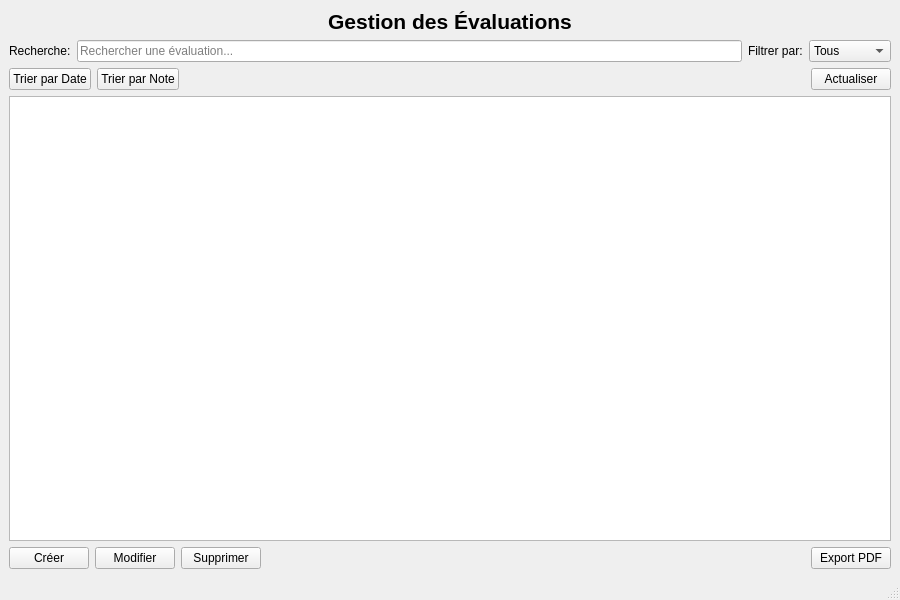
<?xml version="1.0" encoding="UTF-8"?>
<ui version="4.0">
 <class>EvaluationListWindow</class>
 <widget class="QMainWindow" name="EvaluationListWindow">
  <property name="geometry">
   <rect>
    <x>0</x>
    <y>0</y>
    <width>900</width>
    <height>600</height>
   </rect>
  </property>
  <property name="windowTitle">
   <string>Liste des Évaluations</string>
  </property>
  <widget class="QWidget" name="centralwidget">
   <layout class="QVBoxLayout" name="verticalLayout">
    <item>
     <widget class="QLabel" name="lblTitle">
      <property name="text">
       <string>Gestion des Évaluations</string>
      </property>
      <property name="alignment">
       <set>Qt::AlignCenter</set>
      </property>
      <property name="font">
       <font>
        <pointsize>16</pointsize>
        <weight>75</weight>
        <bold>true</bold>
       </font>
      </property>
     </widget>
    </item>
    <item>
     <layout class="QHBoxLayout" name="horizontalLayoutSearch">
      <item>
       <widget class="QLabel" name="lblSearch">
        <property name="text">
         <string>Recherche:</string>
        </property>
       </widget>
      </item>
      <item>
       <widget class="QLineEdit" name="lineEditSearch">
        <property name="placeholderText">
         <string>Rechercher une évaluation...</string>
        </property>
       </widget>
      </item>
      <item>
       <widget class="QLabel" name="lblFilter">
        <property name="text">
         <string>Filtrer par:</string>
        </property>
       </widget>
      </item>
      <item>
       <widget class="QComboBox" name="comboBoxFilter">
        <item>
         <property name="text">
          <string>Tous</string>
         </property>
        </item>
        <item>
         <property name="text">
          <string>En cours</string>
         </property>
        </item>
        <item>
         <property name="text">
          <string>Terminée</string>
         </property>
        </item>
       </widget>
      </item>
     </layout>
    </item>
    <item>
     <layout class="QHBoxLayout" name="horizontalLayoutSort">
      <item>
       <widget class="QPushButton" name="btnSortDate">
        <property name="text">
         <string>Trier par Date</string>
        </property>
       </widget>
      </item>
      <item>
       <widget class="QPushButton" name="btnSortNote">
        <property name="text">
         <string>Trier par Note</string>
        </property>
       </widget>
      </item>
      <item>
       <spacer name="horizontalSpacer">
        <property name="orientation">
         <enum>Qt::Horizontal</enum>
        </property>
        <property name="sizeHint" stdset="0">
         <size>
          <width>40</width>
          <height>20</height>
         </size>
        </property>
       </spacer>
      </item>
      <item>
       <widget class="QPushButton" name="btnRefresh">
        <property name="text">
         <string>Actualiser</string>
        </property>
       </widget>
      </item>
     </layout>
    </item>
    <item>
     <widget class="QTableView" name="tableViewEvaluations">
      <property name="alternatingRowColors">
       <bool>true</bool>
      </property>
     </widget>
    </item>
    <item>
     <layout class="QHBoxLayout" name="horizontalLayoutButtons">
      <item>
       <widget class="QPushButton" name="btnCreate">
        <property name="text">
         <string>Créer</string>
        </property>
        <property name="minimumHeight">
         <number>35</number>
        </property>
       </widget>
      </item>
      <item>
       <widget class="QPushButton" name="btnEdit">
        <property name="text">
         <string>Modifier</string>
        </property>
        <property name="minimumHeight">
         <number>35</number>
        </property>
       </widget>
      </item>
      <item>
       <widget class="QPushButton" name="btnDelete">
        <property name="text">
         <string>Supprimer</string>
        </property>
        <property name="minimumHeight">
         <number>35</number>
        </property>
       </widget>
      </item>
      <item>
       <spacer name="horizontalSpacer_2">
        <property name="orientation">
         <enum>Qt::Horizontal</enum>
        </property>
        <property name="sizeHint" stdset="0">
         <size>
          <width>40</width>
          <height>20</height>
         </size>
        </property>
       </spacer>
      </item>
      <item>
       <widget class="QPushButton" name="btnExportPDF">
        <property name="text">
         <string>Export PDF</string>
        </property>
        <property name="minimumHeight">
         <number>35</number>
        </property>
       </widget>
      </item>
     </layout>
    </item>
   </layout>
  </widget>
  <widget class="QStatusBar" name="statusbar"/>
 </widget>
 <resources/>
 <connections/>
</ui>
